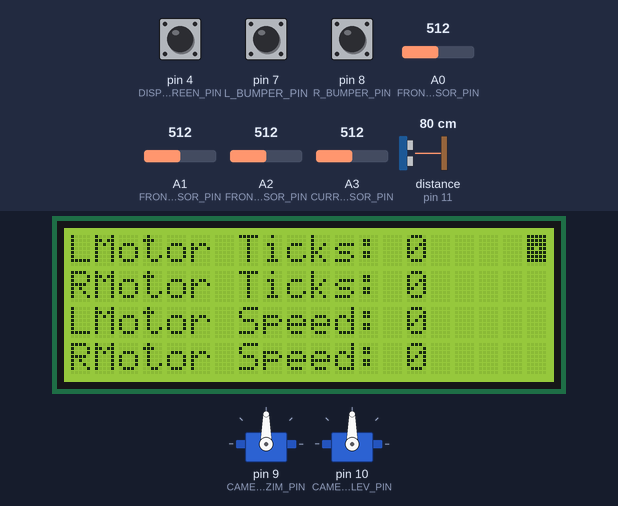
Bench run of a sketch on a simulated Arduino Uno, built with avr-gcc and run on an emulated ATmega328P. Parts: 20×4 character LCD, 2 × servo. The inputs (shaded band) are chosen by the test bench; at power-on: pin 4 (DISPLAY_NEXT_SCREEN_PIN) HIGH, A1 (FRONT_CENTER_DISTANCE_SENSOR_PIN) = 512, pin 7 (L_BUMPER_PIN) HIGH, A2 (FRONT_RIGHT_DISTANCE_SENSOR_PIN) = 512, pin 8 (R_BUMPER_PIN) HIGH, A0 (FRONT_LEFT_DISTANCE_SENSOR_PIN) = 512, A3 (CURRENT_SENSOR_PIN) = 512, distance to the obstacle (sensor on pin 11) 80 cm. The echo pulse lasts 58.3 µs per cm.

Above: at 1.3 s.
1.4 s: pin 4 (DISPLAY_NEXT_SCREEN_PIN) pulled LOW for 3.2 s
At 5.5 s:
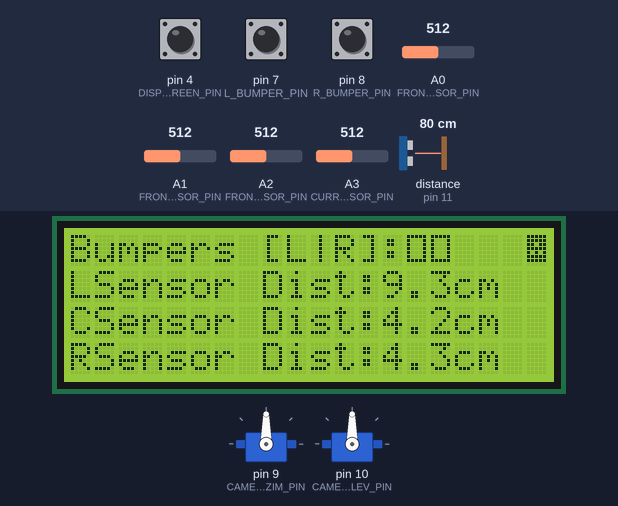
6.1 s: A1 (FRONT_CENTER_DISTANCE_SENSOR_PIN) set to 19
At 7.5 s:
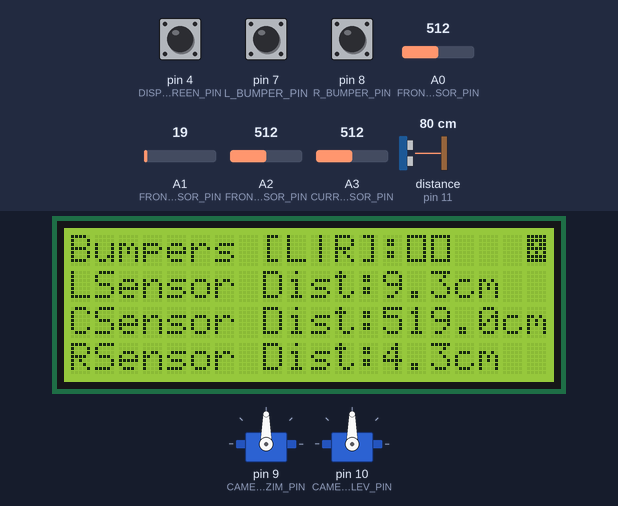
8.1 s: A1 (FRONT_CENTER_DISTANCE_SENSOR_PIN) set to 16
At 9.0 s:
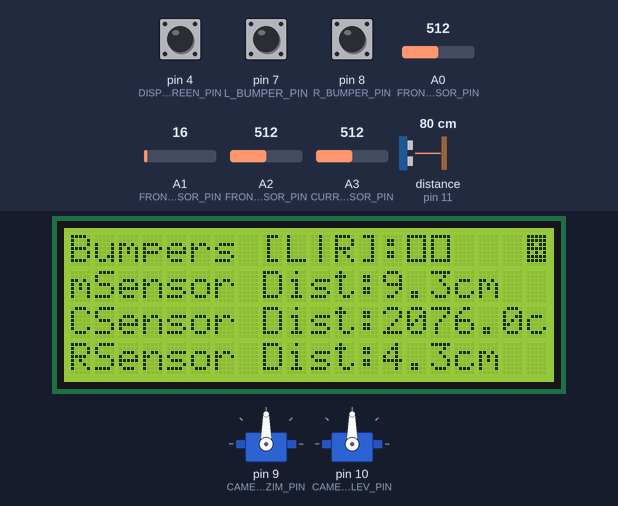
9.7 s: pin 7 (L_BUMPER_PIN) pulled LOW for 0.15 s
11.6 s: A2 (FRONT_RIGHT_DISTANCE_SENSOR_PIN) set to 31
At 13.3 s:
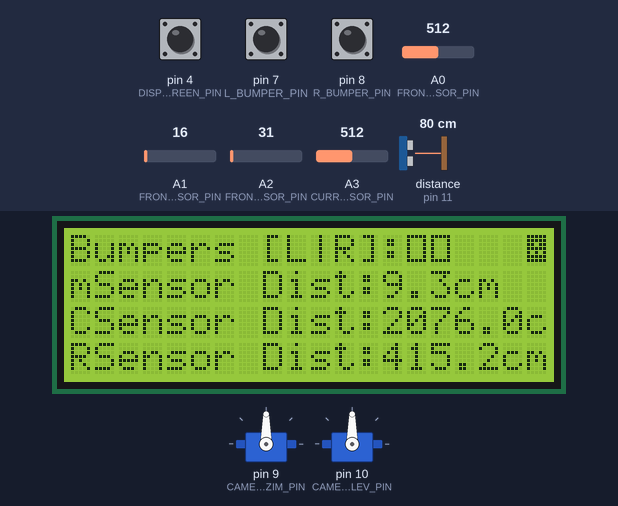
13.6 s: A2 (FRONT_RIGHT_DISTANCE_SENSOR_PIN) set to 28
At 14.5 s:
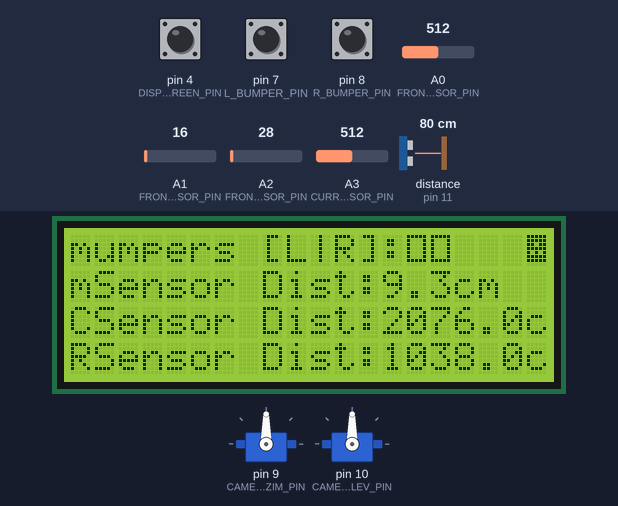
Timing chart, 0 to 16.2 s (numbered marks = the images above; inputs shaded):
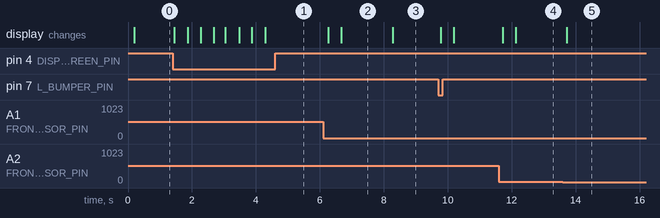

The sketch:

main.ino
```cpp
#include "cerebellum.h"
#include <Servo.h>

Cerebellum cerebellum;

void setup()
{
    cerebellum.Init();
}

void loop()
{
    cerebellum.Update();
}
```

ArduinoDefinitions.h
```cpp
#ifndef ARDUINO_DEFINITIONS_H
#define ARDUINO_DEFINITIONS_H

#include <Arduino.h>

// PWM pins: 3, 5, 6, 9, 10, 11

// I2C_SDA  A4
// I2C_SCL  A5

// Interrupt Pins: 2, 3

// sensors pins
#define FRONT_LEFT_DISTANCE_SENSOR_PIN      A0
#define FRONT_CENTER_DISTANCE_SENSOR_PIN    A1
#define FRONT_RIGHT_DISTANCE_SENSOR_PIN     A2
#define CURRENT_SENSOR_PIN                  A3
#define L_BUMPER_PIN                        7
#define R_BUMPER_PIN                        8
#define TRIGGER_PIN                         12  // Arduino pin tied to trigger pin on the ultrasonic sensor.
#define ECHO_PIN                            11  // Arduino pin tied to echo pin on the ultrasonic sensor.

const int MAX_SONAR_SENSOR_DISTANCE = 200;      // Maximum distance we want to ping for (in centimeters). Maximum sensor distance is rated at 400-500cm.
const int RS = 10;                              // Shunt resistor value (in ohms)
const int VOLTAGE_REF = 5;                      // Reference voltage for analog read

// display pins
#define DISPLAY_NEXT_SCREEN_PIN             4

// camera pins
#define CAMERA_AZIM_PIN                     9
#define CAMERA_ELEV_PIN                     10

#define I2C_ADDRESS 0x09

class ArduinoModule
{
public:
    virtual ~ArduinoModule() = 0;
    virtual void Init() = 0;
    virtual void Update() = 0;
};
inline ArduinoModule::~ArduinoModule(){}
#endif
```

CameraModule.cpp
```cpp
#include "CameraModule.h"

CameraModule::CameraModule()
{
}

CameraModule::~CameraModule()
{
    servoAzim.detach();
    servoElev.detach();
}

void CameraModule::Init()
{
    servoAzim.attach(CAMERA_AZIM_PIN, -90, 90);  // attaches the servo on pin servoAzimPin to the servo object
    servoElev.attach(CAMERA_ELEV_PIN, -90, 90);  // attaches the servo on pin servoElevPin to the servo object
}

void CameraModule::SetCameraPosition(const CameraPosition & newCamPos)
{
    servoAzim.write(newCamPos.azim);
    servoElev.write(newCamPos.elev);
    camPos = newCamPos;
}

CameraPosition CameraModule::GetCameraPosition()
{
    return camPos;
}
```

CameraModule.h
```cpp
#ifndef CAMERA_MODULE_H
#define CAMERA_MODULE_H

#include "CommunicationDefinitions.h"
#include <Servo.h>

class CameraModule : public ArduinoModule
{
public:
    CameraModule();
    ~CameraModule();

    void Init();
    void Update() {}

    void SetCameraPosition(const CameraPosition & newCamPos);
    CameraPosition GetCameraPosition();

private:
    CameraPosition camPos;

    Servo servoAzim;
    Servo servoElev;
};

#endif
```

Cerebellum.cpp
```cpp
#include "cerebellum.h"
#include "robot_location_computation.h"

Cerebellum::Cerebellum()
{

}

Cerebellum::~Cerebellum()
{

}

void Cerebellum::Init()
{
    disp.Init();
    camera.Init();
    motors.Init();
    sensors.Init();
    I2CComm.Init();
}

void Cerebellum::Update()
{
    // update data from peripherals
    motors.Update();
    sensors.Update();

    MotorsTicks motorsTicks = motors.GetMotorsTicks();
    robotWeelsLocation = computeNewLocation(robotWeelsLocation, motorsTicks);

    // set relevent paramt to disp.
    disp.Print(motorsTicks);
    disp.Print(motors.GetMotorsSpeed());
    disp.Print(camera.GetCameraPosition());
    disp.Print(sensors.GetFrontSensorsData());
    disp.Print(sensors.GetBumpersData());
    disp.Print(sensors.GetSonarData());
    disp.Print("Not connected");

    // refresh screen
    disp.Update();
    // wait 2 milliseconds before the next loop
    // for the analog-to-digital converter to settle
    // after the last reading:
    delay(2);
}
```

Cerebellum.h
```cpp
#ifndef CEREBELLUM_H
#define CEREBELLUM_H

#include <Arduino.h>
#include "CommunicationDefinitions.h"
#include "I2CCommunicationModule.h"
#include "DisplayModule.h"
#include "CameraModule.h"
#include "MotorsModule.h"
#include "SensorsModule.h"
#include "RobotDefinitions.h"

class Cerebellum : public ArduinoModule
{
public:
    Cerebellum();
    ~Cerebellum();

    void Init();
    void Update();

private:
    DisplayModule disp;
    CameraModule camera;
    MotorsModule motors;
    SensorsModule sensors;
    I2CCommunicationModule I2CComm;

    WheelsLocation robotWeelsLocation;
};

#endif
```

CommunicationDefinitions.h
```cpp
#ifndef COMMUNICATION_DEFINITIONS_H
#define COMMUNICATION_DEFINITIONS_H

#ifdef __AVR_ATmega328P__
#include "ArduinoDefinitions.h"
#endif

#pragma pack(push, 1) // exact fit - no padding

#ifndef LONG
#define LONG long
#endif

#ifndef FLOAT
#define FLOAT float
#endif

#ifndef UCHAR
#define UCHAR unsigned char
#endif

enum CommunicationErrors
{
    CE__SUCCESS,
    CE__MODULE_NOT_INIT,
    CE__UNKNOWN_COMMAND,
    CE__UNKNOWN_ERROR
};

enum CommunicationCommands
{
    CC__GET_MOTORS_TICKS,
    CC__SET_MOTORS_SPEED,
    CC__SET_CAMERA_AZIM,
    CC__SET_CAMERA_ELEV,
    CC__SET_CAMERA_POS,         // set both azim and elev
    CC__GET_FRONT_SENSORS_READING,
    CC__GET_BUMPERS_READING,
    CC__GET_SONAR_READING,
    CC__COMMAND_EXECUTED,
    CC__VOID_COMMAND
};

struct MotorsSpeed
{
    MotorsSpeed() { memset(this, 0, sizeof(MotorsSpeed)); }
    UCHAR LMotorSpeed;
    UCHAR RMotorSpeed;
};

struct MotorsTicks
{
    MotorsTicks() { memset(this, 0, sizeof(MotorsTicks)); }
    LONG LMotorTick;
    LONG RMotorTick;
};

struct CameraPosition
{
    CameraPosition() { memset(this, 0, sizeof(CameraPosition)); }
    LONG azim;
    LONG elev;
};

struct FrontSensorsData
{
    FrontSensorsData() { memset(this, 0, sizeof(FrontSensorsData)); }
    FLOAT LSensorDist;       // left sensor
    FLOAT CSensorDist;       // center sensor
    FLOAT RSensorDist;       // right sensor
};

struct BumpersData
{
    BumpersData() { memset(this, 0, sizeof(BumpersData)); }
    UCHAR LBumper;
    UCHAR RBumper;
};

struct SonarData
{
    SonarData() { memset(this, 0, sizeof(SonarData)); }
    FLOAT dist;
};

#pragma pack(pop) //back to whatever the previous packing mode was

#endif
```

DisplayModule.cpp
```cpp
#include <DisplayModule.h>

uint8_t scr_0[8] = {B11111,B11111,B11111,B11011,B11111,B11111,B11111};
uint8_t scr_1[8] = {B11111,B11111,B11011,B11111,B11011,B11111,B11111};
uint8_t scr_2[8] = {B11111,B11111,B11011,B11111,B10101,B11111,B11111};
uint8_t scr_3[8] = {B11111,B11111,B10101,B11111,B10101,B11111,B11111};
uint8_t scr_4[8] = {B11111,B10101,B11111,B11011,B11111,B10101,B11111};
uint8_t scr_5[8] = {B11111,B10101,B11111,B10101,B11111,B10101,B11111};

uint8_t box_0[8] = {B11111,B11111,B11111,B11111,B11111,B11111,B11111};
uint8_t box_1[8] = {B11111,B10001,B10001,B10001,B10001,B10001,B11111};

#define BUMPER_ON 6
#define BUMPER_OFF 7

#if defined(ARDUINO) && ARDUINO >= 100
#define printByte(args)  write(args);
#else
#define printByte(args)  print(args,BYTE);
#endif

DisplayModule::DisplayModule() : lcd(0x27,20,4)  // set the LCD address to 0x27 for a 20 chars and 4 line display
{
    msg[0] = 0;
    lastScreenChangeTime = 0;
    lastScreenUpdateTime = 0;

    memset(isUpdateScr, 0, sizeof(isUpdateScr));

    screenNum = -1;
    newScreenNum = 0;

    communicationErrors = CE__UNKNOWN_ERROR;
    lastCommand = CC__VOID_COMMAND;
}

DisplayModule::~DisplayModule()
{

}

void DisplayModule::Init()
{
    lcd.init();                                     // initialize the lcd
    lcd.backlight();

    lcd.createChar(0, scr_0);
    lcd.createChar(1, scr_1);
    lcd.createChar(2, scr_2);
    lcd.createChar(3, scr_3);
    lcd.createChar(4, scr_4);
    lcd.createChar(5, scr_5);
    lcd.createChar(BUMPER_ON, box_1);
    lcd.createChar(BUMPER_OFF, box_0);

    pinMode(DISPLAY_NEXT_SCREEN_PIN, INPUT_PULLUP); // set pin to input
}

void DisplayModule::Print(const MotorsTicks & ticks)
{
    bool isUpdate = motorsTicks.LMotorTick != ticks.LMotorTick ||
                    motorsTicks.RMotorTick != ticks.RMotorTick;

    motorsTicks = ticks;
    isUpdateScr[0] |= isUpdate;
}

void DisplayModule::Print(const MotorsSpeed & speeds)
{
    bool isUpdate = motorsSpeed.LMotorSpeed != speeds.LMotorSpeed ||
                    motorsSpeed.RMotorSpeed != speeds.RMotorSpeed;

    motorsSpeed = speeds;
    isUpdateScr[0] |= isUpdate;
}

void DisplayModule::Print(const CameraPosition & camPos)
{
    bool isUpdate = cameraPosition.azim != camPos.azim ||
                    cameraPosition.elev != camPos.elev;

    cameraPosition = camPos;
    isUpdateScr[1] |= isUpdate;
}

void DisplayModule::Print(const FrontSensorsData & data)
{
    bool isUpdate = frontSensorsData.LSensorDist != data.LSensorDist ||
                    frontSensorsData.CSensorDist != data.CSensorDist ||
                    frontSensorsData.RSensorDist != data.RSensorDist;

    frontSensorsData = data;
    isUpdateScr[2] |= isUpdate;
}

void DisplayModule::Print(const BumpersData & data)
{
    bool isUpdate = bumpersData.LBumper != data.LBumper ||
                    bumpersData.RBumper != data.RBumper;

    bumpersData = data;
    isUpdateScr[2] |= isUpdate;
}

void DisplayModule::Print(const SonarData & data)
{
    bool isUpdate = sonarData.dist != data.dist;

    sonarData = data;
    isUpdateScr[1] |= isUpdate;
}

void DisplayModule::Print(const WheelsLocation & loc)
{
    bool isUpdate = wheelsLocation.leftWheelLoc.x  != loc.leftWheelLoc.x ||
                    wheelsLocation.leftWheelLoc.y  != loc.leftWheelLoc.y ||
                    wheelsLocation.rightWheelLoc.x != loc.rightWheelLoc.x ||
                    wheelsLocation.rightWheelLoc.y != loc.rightWheelLoc.y;

    wheelsLocation = loc;
    isUpdateScr[4] |= isUpdate;
}

void DisplayModule::Print(const CommunicationCommands & command)
{
    bool isUpdate = lastCommand != command;

    lastCommand = command;
    isUpdateScr[5] |= isUpdate;
}

void DisplayModule::Print(const char * newMsg)
{
    bool isUpdate = strncmp(msg, newMsg, MAX_MESSAGE_LEN) != 0;

    strncpy(msg, newMsg, MAX_MESSAGE_LEN);
    msg[MAX_MESSAGE_LEN-1] = 0;
    isUpdateScr[3] |= isUpdate;
}

void DisplayModule::Print(const CommunicationErrors & err)
{
    bool isUpdate = communicationErrors != err;

    communicationErrors = err;
    isUpdateScr[3] |= isUpdate;
}

void DisplayModule::Update()
{
    unsigned long time = millis();
    if (lastScreenChangeTime < time - 400)
    {
        if (digitalRead(DISPLAY_NEXT_SCREEN_PIN) == LOW)
        {
            ShowNextScreen();
            lastScreenChangeTime = time;
        }
    }

    if (lastScreenUpdateTime < time - 400)
    {
        if (screenNum != newScreenNum || isUpdateScr[screenNum])
        {
            screenNum = newScreenNum;
            lcd.clear();
            switch (screenNum)
            {
                case 0:     ShowScreen0();      break;
                case 1:     ShowScreen1();      break;
                case 2:     ShowScreen2();      break;
                case 3:     ShowScreen3();      break;
                case 4:     ShowScreen4();      break;
                case 5:     ShowScreen5();      break;
            }
            lcd.setCursor(19, 0);
            lcd.printByte(screenNum);

            isUpdateScr[screenNum] = false;

            lastScreenUpdateTime = time;
        }
    }
}

void DisplayModule::ShowScreen0()
{
    lcd.setCursor(0, 0);
    lcd.print("LMotor Ticks: ");
    lcd.print(motorsTicks.LMotorTick);

    lcd.setCursor(0, 1);
    lcd.print("RMotor Ticks: ");
    lcd.print(motorsTicks.RMotorTick);

    lcd.setCursor(0, 2);
    lcd.print("LMotor Speed: ");
    lcd.print(motorsSpeed.LMotorSpeed);

    lcd.setCursor(0, 3);
    lcd.print("RMotor Speed: ");
    lcd.print(motorsSpeed.RMotorSpeed);
}

void DisplayModule::ShowScreen1()
{
    lcd.setCursor(0, 0);
    lcd.print("Camera Azim: ");
    lcd.print(cameraPosition.azim);

    lcd.setCursor(0, 1);
    lcd.print("Camera Elev: ");
    lcd.print(cameraPosition.elev);

    lcd.setCursor(0, 3);
    lcd.print("Sonar Dist: ");
    lcd.print(sonarData.dist, 1);
    lcd.print("cm");
}

void DisplayModule::ShowScreen2()
{
    lcd.setCursor(0, 0);
    lcd.print("Bumpers [L|R]:");
    if (bumpersData.LBumper)
    {
        lcd.printByte(BUMPER_ON);
    }
    else
    {
        lcd.printByte(BUMPER_OFF);
    }

    if (bumpersData.RBumper)
    {
        lcd.printByte(BUMPER_ON);
    }
    else
    {
        lcd.printByte(BUMPER_OFF);
    }

    lcd.setCursor(0, 1);
    lcd.print("LSensor Dist:");
    lcd.print(frontSensorsData.LSensorDist, 1);
    lcd.print("cm");

    lcd.setCursor(0, 2);
    lcd.print("CSensor Dist:");
    lcd.print(frontSensorsData.CSensorDist, 1);
    lcd.print("cm");

    lcd.setCursor(0, 3);
    lcd.print("RSensor Dist:");
    lcd.print(frontSensorsData.RSensorDist, 1);
    lcd.print("cm");
}

void DisplayModule::ShowScreen3()
{
    lcd.setCursor(0, 0);
    lcd.print("Message:");

    lcd.setCursor(0, 1);
    msg[MAX_MESSAGE_LEN-1]=0;
    lcd.print(msg);

    lcd.setCursor(0, 2);
    lcd.print("Communication Error:");

    lcd.setCursor(0, 3);
    switch (communicationErrors)
    {
        CE__SUCCESS:                lcd.print("SUCCESS");               break;
        CE__MODULE_NOT_INIT:        lcd.print("MODULE_NOT_INIT");       break;
        CE__UNKNOWN_COMMAND:        lcd.print("UNKNOWN_COMMAND");       break;
        CE__UNKNOWN_ERROR:
        default:                    lcd.print("CE__UNKNOWN_ERROR");
    }
}

void DisplayModule::ShowScreen4()
{
    lcd.setCursor(0, 0);
    lcd.print("Wheels Location:");

    lcd.setCursor(0, 1);
    lcd.print("L: (");
    lcd.print(wheelsLocation.leftWheelLoc.x);
    lcd.print(",");
    lcd.print(wheelsLocation.leftWheelLoc.y);
    lcd.print(")");

    lcd.setCursor(0, 2);
    lcd.print("R: (");
    lcd.print(wheelsLocation.rightWheelLoc.x);
    lcd.print(",");
    lcd.print(wheelsLocation.rightWheelLoc.y);
    lcd.print(")");

    Vector2D pos = (wheelsLocation.leftWheelLoc + wheelsLocation.rightWheelLoc) * 0.5;

    lcd.setCursor(0, 3);
    lcd.print("Pos: (");
    lcd.print(pos.x);
    lcd.print(",");
    lcd.print(pos.y);
    lcd.print(")");
}

void DisplayModule::ShowScreen5()
{
    lcd.setCursor(0, 0);
    lcd.print("Last Command:");

    lcd.setCursor(0, 1);
    switch (lastCommand)
    {
        CC__GET_MOTORS_TICKS:               lcd.print("GET_MOTORS_TICKS");              break;
        CC__SET_MOTORS_SPEED:               lcd.print("SET_MOTORS_SPEED");              break;
        CC__SET_CAMERA_AZIM:                lcd.print("SET_CAMERA_AZIM");               break;
        CC__SET_CAMERA_ELEV:                lcd.print("SET_CAMERA_ELEV");               break;
        CC__SET_CAMERA_POS:                 lcd.print("SET_CAMERA_POS");                break;
        CC__GET_FRONT_SENSORS_READING:      lcd.print("GET_FRONT_SENSORS_READING");     break;
        CC__GET_BUMPERS_READING:            lcd.print("GET_BUMPERS_READING");           break;
        CC__GET_SONAR_READING:              lcd.print("GET_SONAR_READING");             break;
        CC__COMMAND_EXECUTED:               lcd.print("COMMAND_EXECUTED");              break;
        CC__VOID_COMMAND:
        default:                            lcd.print("UNKNOWN_COMMAND");
    }
}
```

DisplayModule.h
```cpp
#ifndef DISPLAY_MODULE_H
#define DISPLAY_MODULE_H

#include "CommunicationDefinitions.h"
#include "LiquidCrystal_I2C/LiquidCrystal_I2C.h"
#include "RobotDefinitions.h"

#define MAX_NUM_OF_SCREENS  6
#define MAX_MESSAGE_LEN 20

class DisplayModule : public ArduinoModule
{
public:
    DisplayModule();
    ~DisplayModule();

    void Init();

    void Print(const MotorsTicks & ticks);
    void Print(const MotorsSpeed & speeds);
    void Print(const CameraPosition & camPos);
    void Print(const FrontSensorsData & data);
    void Print(const BumpersData & data);
    void Print(const SonarData & data);
    void Print(const WheelsLocation & wheelsLocation);
    void Print(const CommunicationCommands & command);
    void Print(const CommunicationErrors & err);
    void Print(const char * newMsg);

    void ShowNextScreen() { newScreenNum = (newScreenNum + 1) % MAX_NUM_OF_SCREENS; }

    void Update();

private:
    LiquidCrystal_I2C lcd;

    int screenNum;
    int newScreenNum;
    unsigned long lastScreenChangeTime;
    unsigned long lastScreenUpdateTime;

    bool isUpdateScr[MAX_NUM_OF_SCREENS];

    MotorsTicks motorsTicks;                // scr: 0
    MotorsSpeed motorsSpeed;                // scr: 0
    SonarData sonarData;                    // scr: 1
    CameraPosition cameraPosition;          // scr: 1
    FrontSensorsData frontSensorsData;      // scr: 2
    BumpersData bumpersData;                // scr: 2
    CommunicationErrors communicationErrors;// scr: 2
    char msg[MAX_MESSAGE_LEN];              // scr: 3
    WheelsLocation wheelsLocation;          // scr: 4
    CommunicationCommands lastCommand;      // scr: 5

    void ShowScreen0();
    void ShowScreen1();
    void ShowScreen2();
    void ShowScreen3();
    void ShowScreen4();
    void ShowScreen5();
};

#endif
```

I2CCommunicationModule.cpp
```cpp
#include "I2CCommunicationModule.h"
#include <Wire.h>

int  bytesToRead = 0;
bool isSendData = false;

inline bool IsReadData() { return bytesToRead > 0; }
inline bool IsSendData() { return isSendData; };

// function that executes whenever data is received from master
// this function is registered as an event, see setup()
void receiveEvent(int howMany) { bytesToRead = howMany; }

// function that executes whenever data is requested by master
// this function is registered as an event, see setup()
void requestEvent() { isSendData = true; }

I2CCommunicationModule::I2CCommunicationModule()  : isInit(false)
{
}

I2CCommunicationModule::~I2CCommunicationModule()
{
    isInit = false;
}

void I2CCommunicationModule::Init()
{
    Wire.begin(I2C_ADDRESS);            // Start I2C Bus as a Slave (Device Number I2C_ADDRESS)
    Wire.onReceive(receiveEvent);       // register event
    Wire.onRequest(requestEvent);       // register event
    isInit = true;
}

bool I2CCommunicationModule::Wite(UCHAR * buff, LONG buffLen)
{
    if (isInit)
    {
        while(!isSendData)
            delay(2);

        Wire.write(buff, buffLen);
        isSendData = false;
        return true;
    }
    else
        return false;
}

bool I2CCommunicationModule::Read(UCHAR * buff, LONG buffLen)
{
    if (isInit && IsReadData() && bytesToRead == buffLen)
    {
        for (int i = 0; i < bytesToRead; ++i)
            buff[i] = Wire.read();
        return true;
    }
    else
        return false;
}
```

Source omitted: DistanceSensorFilter.h (2144 bytes), I2CCommunicationModule.h (518 bytes), Matrix2x2.h (846 bytes), MotorsModule.cpp (535 bytes), MotorsModule.h (423 bytes), RobotDefinitions.h (380 bytes), SensorsModule.cpp (4323 bytes), SensorsModule.h (1058 bytes), Vector2D.h (2230 bytes), ot_location_computation.cpp (2113 bytes), robot_location_computation.h (236 bytes)

Measured:
- the behaviour switches between 18 and 17 on A1 (FRONT_CENTER_DISTANCE_SENSOR_PIN) (found by bisection; images 2 and 3)
- the behaviour switches between 29 and 28 on A2 (FRONT_RIGHT_DISTANCE_SENSOR_PIN) (found by bisection; images 4 and 5)
- after the input at 1.4 s, the display: first changes after 0.05 s (image 1 shows a later state)
- after the input at 6.1 s, the display: first changes after 0.16 s (image 2 shows a later state)
- after the input at 8.1 s, the display: changes after 0.18 s (image 3)
- after the input at 11.6 s, the display: first changes after 0.12 s (image 4 shows a later state)
- after the input at 13.6 s, the display: changes after 0.12 s (image 5)
